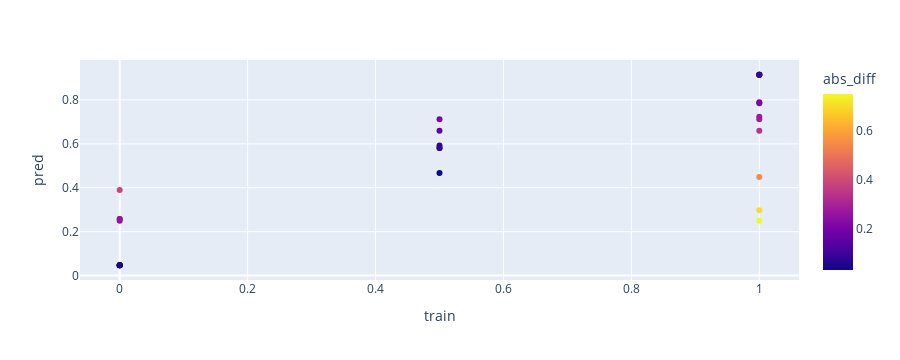

Notebook cell for this chart:
### Code cell
best_ltr_reg_model.fit(X_ltr_reg_train, y_ltr_reg_train)
y_ltr_reg_train_pred = best_ltr_reg_model.predict(X_ltr_reg_train)
train_results_df = pd.concat([
    y_ltr_reg_train.rename("train"),
    pd.Series(y_ltr_reg_train_pred, index=y_ltr_reg_train.index).rename("pred"),
    (y_ltr_reg_train - y_ltr_reg_train_pred).abs().rename("abs_diff")
], axis=1)
# train_results_df
fig = px.scatter(train_results_df.reset_index(), x="train", y= "pred", color="abs_diff", hover_data=['patient'])
fig.show()

### Figure 1 — Plotly figure (JSON) as saved in the notebook; plotly's stock layout.template omitted (floating-point values rounded to 4 significant figures)
{"data": [{"customdata": [["GIL_12"], ["GIL_19"], ["NOV_15"], ["GIL_20"], ["NOV_18"], ["NOV_17"], ["GIL_01"], ["NOV_10"], ["GIL_06"], ["GIL_14"], ["GIL_02"], ["NOV_13"], ["NOV_04"], ["GIL_03"], ["NOV_14"], ["NOV_21"], ["GIL_04"], ["NOV_19"], ["NOV_06"], ["NOV_16"], ["GIL_13"], ["NOV_05"], ["NOV_01"], ["NOV_03"], ["GIL_10"], ["GIL_18"], ["NOV_11"], ["NOV_22"]], "hovertemplate": "train=%{x}<br>pred=%{y}<br>patient=%{customdata[0]}<br>abs_diff=%{marker.color}<extra></extra>", "legendgroup": "", "marker": {"color": [0.08531, 0.5512, 0.08531, 0.08531, 0.25, 0.08121, 0.04688, 0.09267, 0.04688, 0.7031, 0.2574, 0.3407, 0.04688, 0.2571, 0.03233, 0.2884, 0.04688, 0.1593, 0.2116, 0.75, 0.08121, 0.3895, 0.04688, 0.04688, 0.2103, 0.2157, 0.08531, 0.277], "coloraxis": "coloraxis", "symbol": "circle"}, "mode": "markers", "name": "", "orientation": "v", "showlegend": false, "type": "scatter", "x": [1, 1, 1, 1, 0, 0.5, 0, 0.5, 0, 1, 0, 1, 0, 0, 0.5, 1, 0, 0.5, 0.5, 1, 0.5, 0, 0, 0, 1, 1, 1, 1], "xaxis": "x", "y": [0.9147, 0.4488, 0.9147, 0.9147, 0.25, 0.5812, 0.04688, 0.5927, 0.04688, 0.2969, 0.2574, 0.6593, 0.04688, 0.2571, 0.4677, 0.7116, 0.04688, 0.6593, 0.7116, 0.25, 0.5812, 0.3895, 0.04688, 0.04688, 0.7897, 0.7843, 0.9147, 0.723], "yaxis": "y"}], "layout": {"coloraxis": {"colorbar": {"title": {"text": "abs_diff"}}, "colorscale": [[0, "#0d0887"], [0.1111, "#46039f"], [0.2222, "#7201a8"], [0.3333, "#9c179e"], [0.4444, "#bd3786"], [0.5556, "#d8576b"], [0.6667, "#ed7953"], [0.7778, "#fb9f3a"], [0.8889, "#fdca26"], [1, "#f0f921"]]}, "height": 360, "legend": {"tracegroupgap": 0}, "margin": {"t": 60}, "xaxis": {"anchor": "y", "autorange": true, "domain": [0, 1], "range": [-0.06459, 1.065], "title": {"text": "train"}, "type": "linear"}, "yaxis": {"anchor": "x", "autorange": true, "domain": [0, 1], "range": [-0.02032, 0.9819], "title": {"text": "pred"}, "type": "linear"}}}
